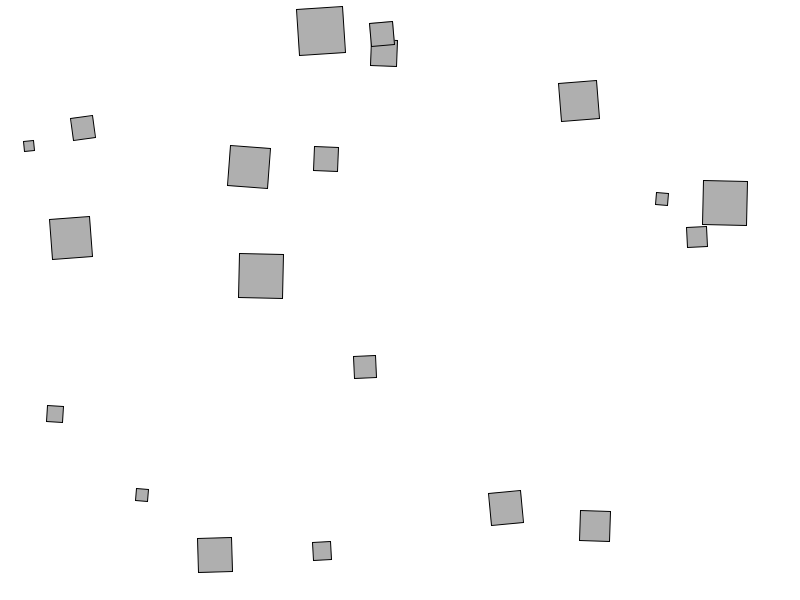
Frame 1 (no input)
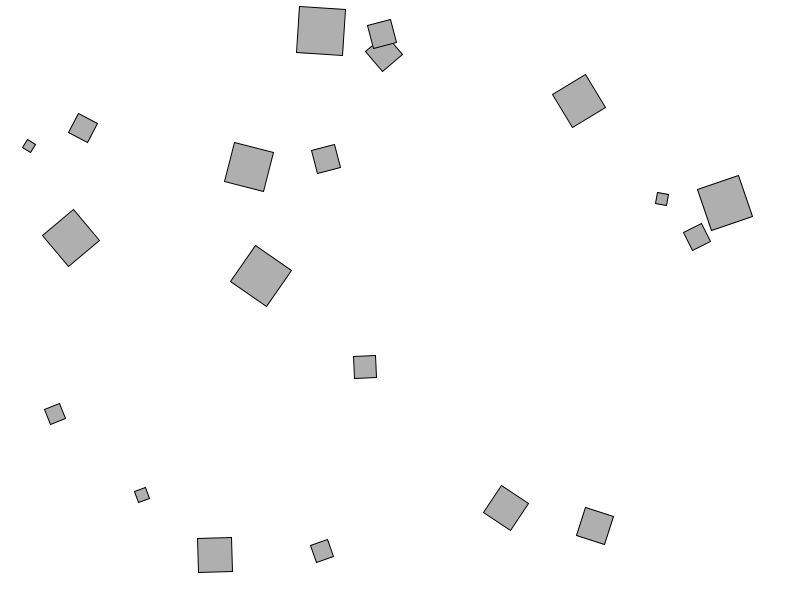
Frame 60 (the mouse pressed at the canvas centre just before this capture)
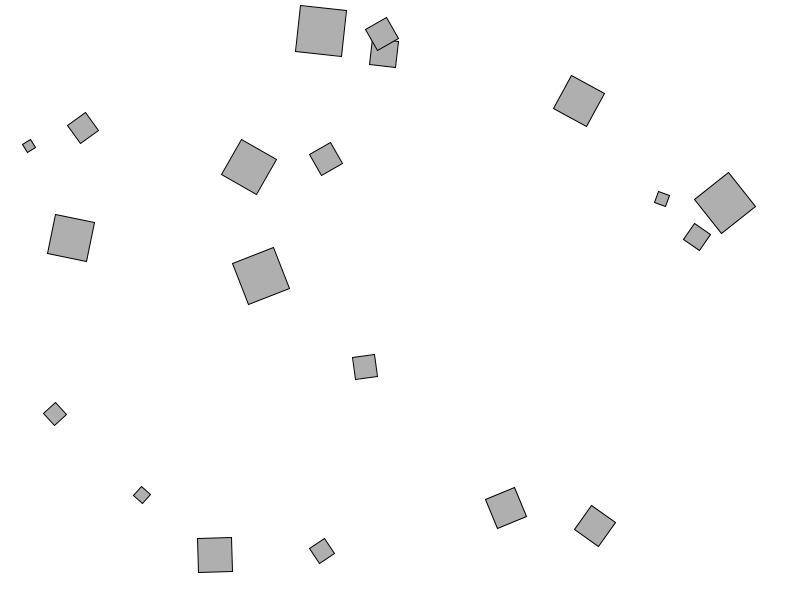
Frame 120 (the mouse held since frame 60 and released just before this capture)

The Processing sketch that drew these frames (run headless with seeded random() and noise(); from frame 60 on, the mouse is pressed at the canvas centre):

// Processing sketch: sketch_0014_07_spinning
// ── sketch_0014_07_spinning.pde

Spinner[] spinners;
void setup() {
  size(800, 600);
  spinners = new Spinner[20];
  
  for (int i = 0; i < spinners.length; i++) {
    int radius = (int)random(5, 25);
    spinners[i] = new Spinner((int)random(radius, width - radius), (int)random(radius, height - radius), radius);
    spinners[i].setSpeed(random(-0.1, 0.1));
  }
}

void draw() {
  background(255);
  
  for(Spinner spinner : spinners) {
    spinner.spin();
  }
}

// ── Spinner.pde
class Spinner {
  int x;
  int y;
  int radius;
  float speed = 0.0;
  float theta = 0.0;
  
  Spinner (int x, int y, int radius) {
    this.x = x;
    this.y = y;
    this.radius = radius;
  }
  
  private void show() {
    stroke(0);
    fill(175);
    rectMode(CENTER);
    rect(0, 0, 2*radius, 2*radius);
  }
  
  void setSpeed(float speed) {
    this.speed = speed;
  }
  
  void spin() {
    // don't let this spin borther other spinners;
    pushMatrix();
    translate(x, y);
    rotate(theta += speed);
    
    show();
    
    popMatrix();
  }
}
